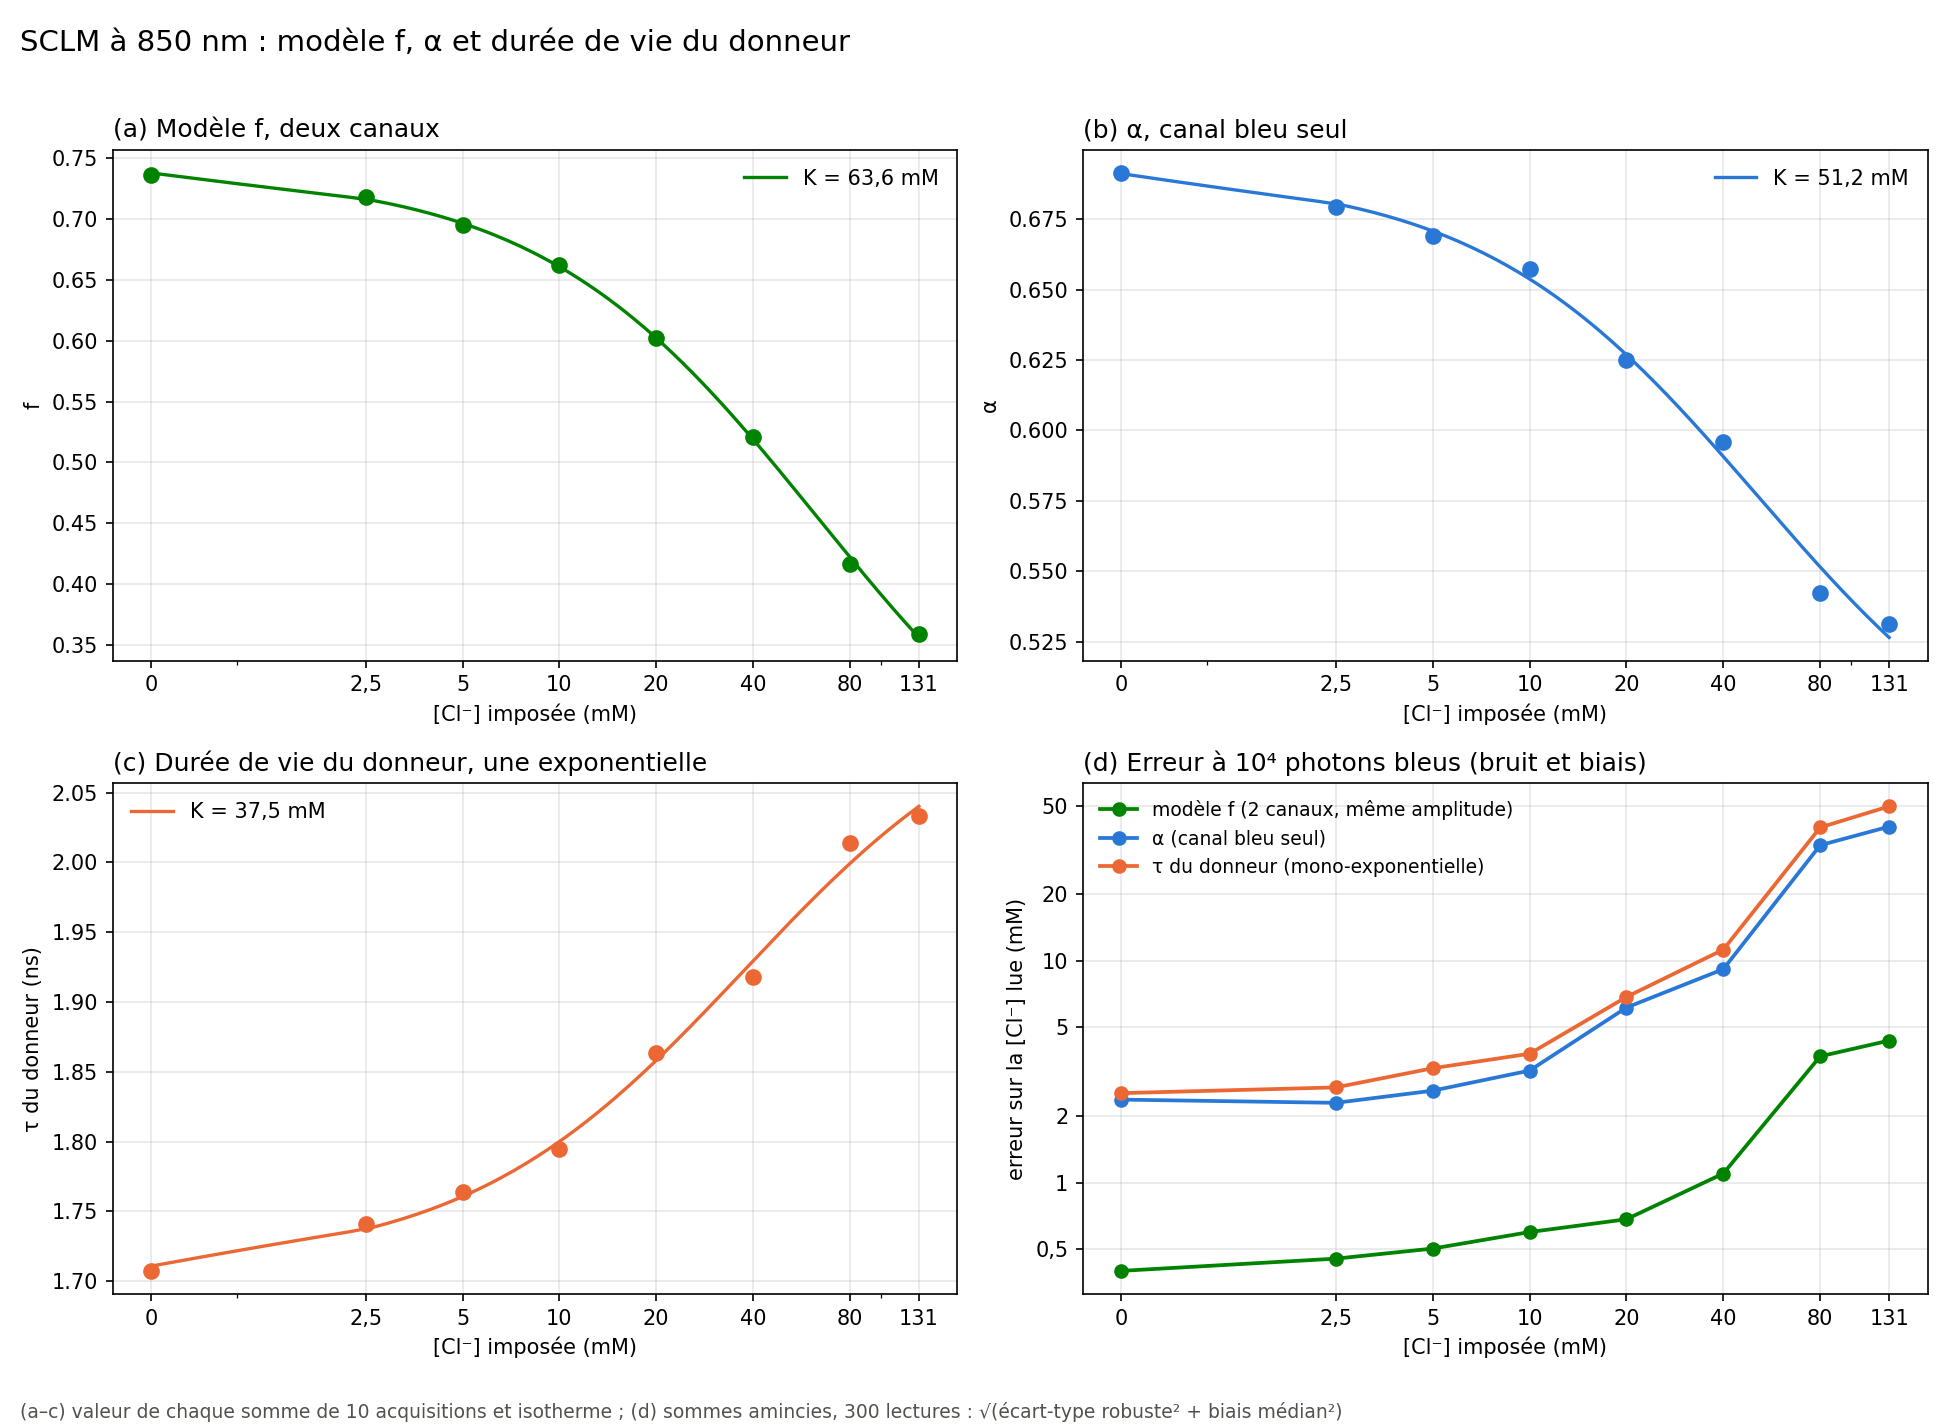

This chart was generated by the following Python code:
#!/usr/bin/env python3
"""
calibration_trois_lectures.py — SCLM à 850 nm (titration du 2026-10-16) : trois façons de mesurer [Cl⁻].

    f   modèle de sclm_hybride.py, deux canaux, même amplitude A (fit_joint)
    α   d_D = α e^{-t/τ_DA} + (1 - α) e^{-t/τ_D}, canal bleu seul (τ_DA, τ_D communs aux 8 concentrations)
    τ   durée de vie du donneur : une exponentielle sur le canal bleu (τ libre par déclin)
Chaque lecture : calibrée sur les sommes (10 acquisitions), isotherme X(c) = X∞ + (X₀ - X∞)/(1 + c/K), puis lue sur
les sommes amincies à N photons bleus (fond et décalage connus, amplitude libre ; valeurs négatives gardées).
Erreur = √(écart-type robuste² + biais médian²).

Usage : python calibration_trois_lectures.py [--N 1e4] [--tirages 300]
Sorties : calibration_trois_lectures.png, calibration_trois_lectures_850nm.csv
"""
import argparse
import os
import sys
sys.path.insert(0, os.path.dirname(os.path.abspath(__file__)))
import numpy as np
import pandas as pd
from scipy.optimize import least_squares, curve_fit
import matplotlib
matplotlib.use('Agg')
import matplotlib.pyplot as plt

from sclm_hybride import load, fit_irf, fit_joint, Fine, CONC, dev_resid
from comparaison_canaux import bases, lire
from calibration_f_1_vs_2_canaux import fit_bleu

LAMBDA = 850
COUL = {"f": "#008300", "alpha": "#2a78d6", "tau": "#eb6834"}
NOM = {"f": "modèle f (2 canaux, même amplitude)", "alpha": "α (canal bleu seul)", "tau": "τ du donneur (mono-exponentielle)"}


def iso(c, X0, Xinf, K):
    return Xinf + (X0 - Xinf) / (1.0 + np.asarray(c, float) / K)


def ajuster_iso(x):
    pp, _ = curve_fit(iso, CONC, x, p0=[x[0], x[-1], 50.0], bounds=([-10, -10, 0.1], [10, 10, 1e4]), maxfev=20000)
    return pp


def inv_iso(X, p):
    X0, Xinf, K = p
    return K * (X0 - X) / (X - Xinf)


def mono(E, y, bg, w):
    """τ d'une exponentielle ⊗ IRF (déjà chargée dans E), amplitude libre, fond connu."""
    def r(th):
        m = np.exp(th[1]) * E.conv_exp(th[0])[w] + bg
        return dev_resid(y, np.maximum(m, 1e-9))
    A0 = max(y.sum() - bg.sum(), 1.0) / E.conv_exp(1.8)[w].sum()
    return least_squares(r, [1.8, np.log(A0)], bounds=([0.05, -np.inf], [10.0, np.inf]), x_scale='jac').x[0]


def main():
    ap = argparse.ArgumentParser()
    ap.add_argument('--N', type=float, default=1e4)
    ap.add_argument('--tirages', type=int, default=300)
    a = ap.parse_args()
    ici = os.path.dirname(os.path.abspath(__file__))
    rng = np.random.default_rng(20261124)
    d = load(os.path.join(ici, f'irf_bruts_purs_{LAMBDA}nm.csv'))
    irfp = {1: fit_irf(d, 1, 2), 2: fit_irf(d, 2, 3)}
    w = d['win'][1]
    NC = len(CONC)
    R2, RB = fit_joint(d, irfp), fit_bleu(d, irfp)
    p2, pB = R2['p'], RB['p']
    E = Fine(d['T'], d['NB'])

    def irf_bleu(ic):
        i = irfp[1]
        E.set_irf(E.irf(i['mu'] + pB[f's1_{ic}'], i['sig'], i['weights'], i['taus']))

    # calibrations : valeur de chaque somme, puis isotherme
    val = {"f": np.array([p2[f'f1_{c}'] for c in range(NC)]), "alpha": np.array([pB[f'f1_{c}'] for c in range(NC)])}
    taus = []
    for ic in range(NC):
        irf_bleu(ic)
        taus.append(mono(E, d['B'][ic][w], np.full(w.sum(), pB[f'bgB{ic}']), w))
    val["tau"] = np.array(taus)
    P = {k: ajuster_iso(v) for k, v in val.items()}
    for k in NOM:
        print(f"{NOM[k]:38s} : {np.round(val[k], 3)}  K = {P[k][2]:.1f} mM")

    lignes = []
    for ic, c in enumerate(CONC):
        yB, yY = d['B'][ic][w], d['Y'][ic][w]
        q = a.N / yB.sum()
        tir = [(rng.binomial(yB.astype(np.int64), q).astype(float), rng.binomial(yY.astype(np.int64), q).astype(float))
               for _ in range(a.tirages)]
        b2 = {k: v[w] for k, v in bases(d, irfp, p2, p2[f's1_{ic}'], p2[f's2_{ic}']).items()}
        pBb = dict(pB, tA=3.0, lam=0.0, G=0.0, k1=0.0, k0=0.0, **{f's2_{ic}': 0.0})
        bB = {k: v[w] for k, v in bases(d, irfp, pBb, pB[f's1_{ic}'], 0.0).items()}
        g2B, g2Y, gB = (np.full(w.sum(), x) for x in (p2[f'bgB{ic}'], p2[f'bgY{ic}'], pB[f'bgB{ic}']))
        irf_bleu(ic)
        lus = {"f": [], "alpha": [], "tau": []}
        for tB, tY in tir:
            lus["f"].append(inv_iso(lire(tB, tY, "deux", b2, q * g2B, q * g2Y), P["f"]))
            lus["alpha"].append(inv_iso(lire(tB, tY, "bleu", bB, q * gB, q * gB), P["alpha"]))
            lus["tau"].append(inv_iso(mono(E, tB, q * gB, w), P["tau"]))
        for k, v in lus.items():
            v = np.asarray(v, float)
            v = v[np.isfinite(v)]
            sd = (np.percentile(v, 75) - np.percentile(v, 25)) / 1.349
            bm = float(np.median(v) - c)
            lignes.append(dict(cl_mM=c, lecture=NOM[k], N_bleu=a.N, ecart_type_robuste=sd, biais_median=bm, erreur=float(np.hypot(sd, bm))))
        t = pd.DataFrame(lignes[-3:]).set_index('lecture')
        print(f"  {c:5.1f} mM : " + " · ".join(f"{k} σ {t.loc[NOM[k], 'ecart_type_robuste']:.2f}, biais {t.loc[NOM[k], 'biais_median']:+.2f}"
                                              for k in NOM))
    res = pd.DataFrame(lignes)
    res.to_csv(os.path.join(ici, f'calibration_trois_lectures_{LAMBDA}nm.csv'), index=False)

    # figure
    virg = lambda x: f'{x:g}'.replace('.', ',')
    fig, axes = plt.subplots(2, 2, figsize=(13, 9.5))
    cc = np.linspace(0, 131, 400)

    def axe_c(ax):
        ax.set_xscale('symlog', linthresh=2.5, linscale=0.6)
        ax.set_xticks(CONC); ax.set_xticklabels([virg(c) for c in CONC])
        ax.set_xlabel('[Cl⁻] imposée (mM)'); ax.grid(True, alpha=0.3)
    for ax, k, lab, tit in ((axes[0, 0], "f", "f", "(a) Modèle f, deux canaux"), (axes[0, 1], "alpha", "α", "(b) α, canal bleu seul"),
                            (axes[1, 0], "tau", "τ du donneur (ns)", "(c) Durée de vie du donneur, une exponentielle")):
        ax.plot(CONC, val[k], 'o', color=COUL[k], ms=7)
        ax.plot(cc, iso(cc, *P[k]), color=COUL[k], lw=1.6, label=f"K = {virg(round(P[k][2], 1))} mM")
        axe_c(ax); ax.set_ylabel(lab); ax.legend(frameon=False, fontsize=10)
        ax.set_title(tit, loc='left', fontsize=12)
    ax = axes[1, 1]
    for k in NOM:
        s = res[res.lecture == NOM[k]]
        ax.plot(s.cl_mM, s.erreur, 'o-', color=COUL[k], ms=6, lw=1.8, label=NOM[k])
    axe_c(ax); ax.set_yscale('log')
    yt = [v for v in (0.2, 0.5, 1, 2, 5, 10, 20, 50, 100) if res.erreur.min() / 1.5 <= v <= res.erreur.max() * 1.5]
    ax.set_yticks(yt); ax.set_yticklabels([virg(v) for v in yt]); ax.minorticks_off()
    ax.set_ylabel('erreur sur la [Cl⁻] lue (mM)')
    ax.set_title('(d) Erreur à 10⁴ photons bleus (bruit et biais)', loc='left', fontsize=12)
    ax.legend(frameon=False, fontsize=9)
    fig.suptitle('SCLM à 850 nm : modèle f, α et durée de vie du donneur', x=0.01, ha='left', fontsize=14)
    fig.text(0.01, 0.005, "(a–c) valeur de chaque somme de 10 acquisitions et isotherme ; (d) sommes amincies, "
             f"{a.tirages} lectures : √(écart-type robuste² + biais médian²)", fontsize=9, color='#52514e')
    fig.tight_layout(rect=(0, 0.03, 1, 0.97))
    fig.savefig(os.path.join(ici, 'calibration_trois_lectures.png'), dpi=150)
    print('Figure écrite : calibration_trois_lectures.png')


if __name__ == '__main__':
    main()
